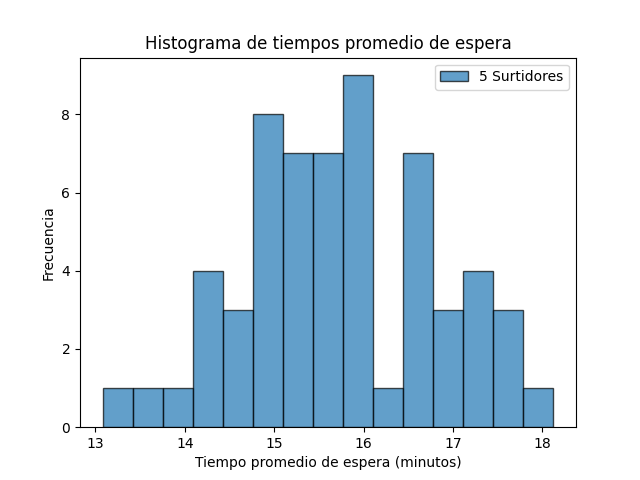

Reproduce this figure in Python.
import numpy as np
import matplotlib.pyplot as plt

# Parámetros de la simulación
num_experimentos = 60
num_corridas = 100
tiempo_entre_camiones = 15  # minutos
num_camiones = 4

# Función para convertir minutos a formato de minutos y segundos
def minutos_a_minutos_segundos(minutos):
    minutos_enteros = int(minutos)
    segundos = int((minutos - minutos_enteros) * 60)
    return f"{minutos_enteros}:{segundos:02d} minutos"

# Función para simular el tiempo de atención de cada empleado
def tiempo_atencion_empleado(empleado):
    if empleado == 1:
        return np.random.normal(18, 4)
    elif empleado == 2:
        return np.random.exponential(15)
    elif empleado == 3:
        return np.random.exponential(16)
    elif empleado == 4:
        return np.random.normal(14, 3)
    elif empleado == 5:
        return np.random.normal(19, 5)

# Función para simular una corrida
def simular_corrida(num_empleados):
    tiempos_espera = []
    tiempo_llegada_camion = 0
    for _ in range(num_camiones):
        tiempo_llegada_camion += np.random.exponential(tiempo_entre_camiones)
        tiempos_atencion = [tiempo_atencion_empleado(np.random.randint(1, num_empleados + 1)) for _ in range(num_empleados)]
        tiempo_espera = max(0, max(tiempos_atencion) - (tiempo_llegada_camion - tiempo_entre_camiones))
        tiempos_espera.append(tiempo_espera)
    return np.mean(tiempos_espera)

# Simulación de los experimentos con 5 surtidores
resultados_experimentos_5 = []
for _ in range(num_experimentos):
    tiempos_promedio_corrida = [simular_corrida(5) for _ in range(num_corridas)]
    resultados_experimentos_5.append(np.mean(tiempos_promedio_corrida))

# Cálculo del tiempo promedio de espera de los camiones
tiempo_promedio_espera_5 = np.mean(resultados_experimentos_5)
tiempo_promedio_espera_formateado = minutos_a_minutos_segundos(tiempo_promedio_espera_5)

# Intervalo de confianza del 95%
intervalo_confianza_5 = np.percentile(resultados_experimentos_5, [2.5, 97.5])
intervalo_confianza_formateado = [minutos_a_minutos_segundos(tiempo) for tiempo in intervalo_confianza_5]

# Histograma de los resultados de los experimentos
plt.hist(resultados_experimentos_5, bins=15, edgecolor='black', alpha=0.7, label='5 Surtidores')
plt.title('Histograma de tiempos promedio de espera')
plt.xlabel('Tiempo promedio de espera (minutos)')
plt.ylabel('Frecuencia')
plt.legend()
plt.show()

# Cálculo del porcentaje de tiempo de ocupación de cada surtidor
tiempo_total_simulacion = num_experimentos * num_corridas * tiempo_entre_camiones
tiempo_ocupacion_empleado = [0] * 5
for _ in range(num_experimentos):
    for _ in range(num_corridas):
        for empleado in range(1, 6):
            tiempo_ocupacion_empleado[empleado-1] += min(tiempo_atencion_empleado(empleado), tiempo_entre_camiones)
porcentaje_ocupacion = [tiempo / tiempo_total_simulacion * 100 for tiempo in tiempo_ocupacion_empleado]

# Imprimir reporte estadístico
print("Reporte Estadístico con 5 Surtidores:")
print("Tiempo promedio de espera de los camiones:", tiempo_promedio_espera_formateado)
print("Intervalo de confianza del 95%:", intervalo_confianza_formateado)
print("\nPorcentaje de tiempo de ocupación de cada surtidor:")
for empleado, porcentaje in enumerate(porcentaje_ocupacion, start=1):
    print(f"Empleado {empleado}: {porcentaje:.2f}%")
